Frame 1 (no input): blank canvas, image omitted
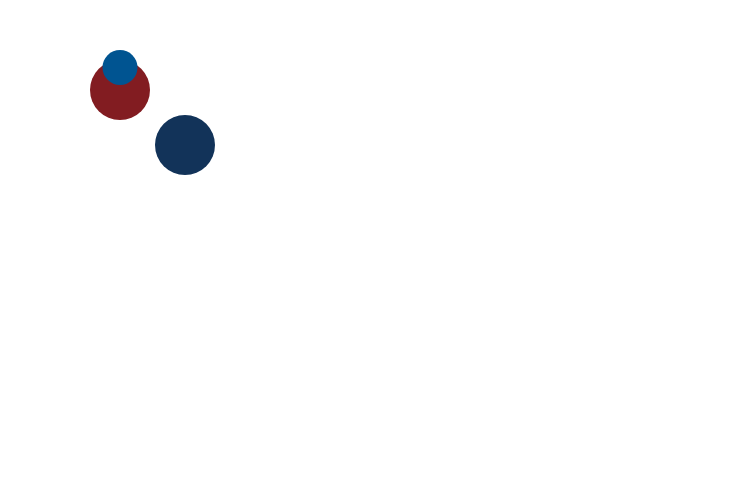
Frame 60 (no input)
Frame 120 (the mouse pressed at the canvas centre since frame 60): identical to frame 60, image omitted

The p5.js sketch that drew this single still picture (run headless with seeded random() and noise() and a simulated clock; from frame 60 on, the mouse is pressed at the canvas centre):

// p5.js sketch
// ── sketch.js
let t = 0;

function setup() {
  createCanvas(746, 480);
  textFont("sans-serif");
}

function draw() {
  background(255);

  t++;

  noStroke();

  let p1 = constrain((t - 5) / 35, 0, 1);
  let y1 = lerp(-40, 90, p1);

  if (t > 40 && t < 55) {
    y1 = 90 - sin(map(t, 40, 55, 0, PI)) * 8;
  }

  fill(130, 28, 33);
  circle(120, y1, 60);

  let p2 = constrain((t - 25) / 35, 0, 1);
  let y2 = lerp(-40, 145, p2);

  if (t > 60 && t < 75) {
    y2 = 145 - sin(map(t, 60, 75, 0, PI)) * 8;
  }

  fill(18, 51, 89);
  circle(185, y2, 60);

  let p3 = constrain((t - 45) / 30, 0, 1);
  let y3 = lerp(-30, 165, p3);

  if (t > 75 && t < 90) {
    y3 = 165 - sin(map(t, 75, 90, 0, PI)) * 6;
  }

  fill(0, 84, 145);
  circle(120, y3, 35);

  strokeWeight(12);

  drawMovingLine(80, 230, 160, 190, 70, 20, 130, 28, 33);
  drawMovingLine(160, 190, 240, 230, 90, 20, 130, 28, 33);
  drawMovingLine(240, 230, 160, 270, 110, 20, 130, 28, 33);
  drawMovingLine(160, 270, 80, 230, 130, 20, 130, 28, 33);

  drawMovingLine(80, 250, 155, 287, 155, 18, 18, 51, 89);
  drawMovingLine(80, 250, 155, 350, 173, 22, 18, 51, 89);
  drawMovingLine(155, 350, 80, 313, 195, 18, 18, 51, 89);

  drawMovingLine(170, 350, 170, 287, 210, 18, 0, 84, 145);
  drawMovingLine(170, 350, 240, 313, 228, 20, 0, 84, 145);
  drawMovingLine(240, 313, 240, 250, 248, 18, 0, 84, 145);

  if (t > 145) {
    let p = constrain((t - 145) / 20, 0, 1);
    let circleSize = 30 * p + sin(p * PI) * 6;

    noStroke();
    fill(130, 28, 33);
    circle(175, 215, circleSize);
  }

  if (t > 270) {
    let alphaP = constrain((t - 270) / 20, 0, 1);
    let x = bounceTextX(270, 760, 310);

    noStroke();
    fill(20, 50, 90, 255 * alphaP);
    textSize(32);
    text("偉大なる平凡人たれ", x, 90);
  }

  if (t > 290) {
    let alphaP = constrain((t - 290) / 20, 0, 1);
    let x = bounceTextX(290, 760, 330);

    noStroke();
    fill(130, 28, 33, 255 * alphaP);
    textSize(120);
    text("100", x, 220);
  }

  if (t > 310) {
    let alphaP = constrain((t - 310) / 20, 0, 1);
    let x = bounceTextX(310, 760, 540);

    noStroke();
    fill(130, 28, 33, 255 * alphaP);
    textSize(60);
    text("th", x, 220);
  }

  if (t > 330) {
    let alphaP = constrain((t - 330) / 20, 0, 1);
    let x = bounceTextX(330, 760, 330);

    noStroke();
    fill(130, 28, 33, 255 * alphaP);
    textSize(42);
    text("Anniversary", x, 300);
  }

  if (t > 350) {
    let alphaP = constrain((t - 350) / 20, 0, 1);
    let x = bounceTextX(350, 760, 390);

    noStroke();
    fill(18, 51, 89, 255 * alphaP);
    textSize(28);
    text("SINCE 1928", x, 340);
  }

  if (t > 370) {
    let alphaP = constrain((t - 370) / 20, 0, 1);
    let x = bounceTextX(370, 760, 300);

    noStroke();
    fill(18, 51, 89, 255 * alphaP);
    textSize(32);
    text("学校法人大阪産業大学", x, 400);
  }
}

function drawMovingLine(
  x1, y1,
  x2, y2,
  startTime,
  duration,
  r, g, b
) {
  if (t > startTime) {
    let p = constrain(
      (t - startTime) / duration,
      0,
      1
    );

    let nowX = lerp(x1, x2, p);
    let nowY = lerp(y1, y2, p);

    stroke(r, g, b);
    strokeWeight(12);

    line(
      x1,
      y1,
      nowX,
      nowY
    );
  }
}

function bounceTextX(
  startTime,
  startX,
  endX
) {
  let moveTime = 30;
  let firstBounceTime = 8;
  let secondBounceTime = 7;
  let finalTime = 6;

  let leftSize = 50;
  let rightSize = 22;
  let secondLeftSize = 8;

  if (t < startTime) {
    return startX;
  }

  if (t < startTime + moveTime) {
    let p = (t - startTime) / moveTime;

    return lerp(
      startX,
      endX - leftSize,
      p
    );
  }

  if (
    t <
    startTime +
    moveTime +
    firstBounceTime
  ) {
    let p =
      (
        t -
        startTime -
        moveTime
      ) /
      firstBounceTime;

    return lerp(
      endX - leftSize,
      endX + rightSize,
      p
    );
  }

  if (
    t <
    startTime +
    moveTime +
    firstBounceTime +
    secondBounceTime
  ) {
    let p =
      (
        t -
        startTime -
        moveTime -
        firstBounceTime
      ) /
      secondBounceTime;

    return lerp(
      endX + rightSize,
      endX - secondLeftSize,
      p
    );
  }

  if (
    t <
    startTime +
    moveTime +
    firstBounceTime +
    secondBounceTime +
    finalTime
  ) {
    let p =
      (
        t -
        startTime -
        moveTime -
        firstBounceTime -
        secondBounceTime
      ) /
      finalTime;

    return lerp(
      endX - secondLeftSize,
      endX,
      p
    );
  }

  return endX;
}

function mousePressed() {
  t = 0;
}
